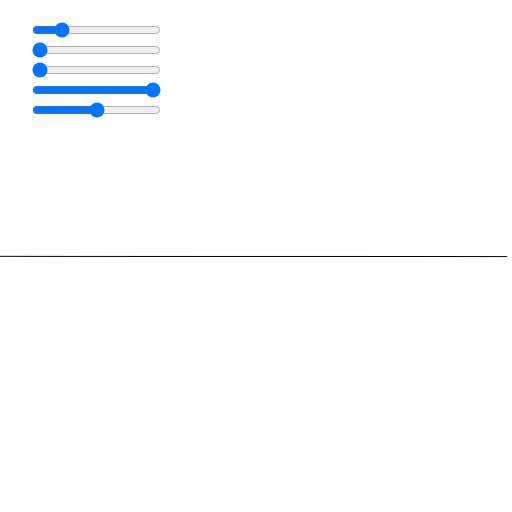
Frame 1 (no input)
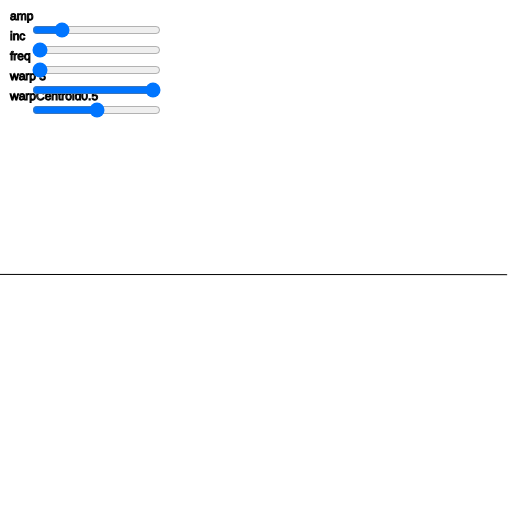
Frame 60 (no input)
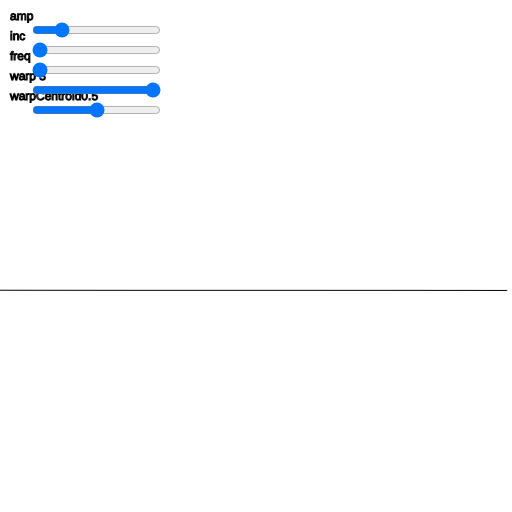
Frame 120 (the mouse pressed at the canvas centre since frame 60)

The p5.js sketch that drew these frames (run headless with seeded random() and noise() and a simulated clock; from frame 60 on, the mouse is pressed at the canvas centre):

// p5.js sketch
// ── sketch.js
/*
 Wave sliders

*/


let line;
let sineGen;
let envs;
let showGraphs;
let dur;
let counter;

let ranges;

let ampSlider;
let incSlider;
let freqSlider;
let warpSlider;
let warpCentroidSlider;


function setup()
{




  createCanvas(512,512);
  frameRate(60);

  let vertices = [];
  for(let i = 0; i < 100; i++)
  {
    vertices.push(createVector(-width/2 + i * width/100,0));
  }

  sineGens = [];

  line = new SimpleLine(vertices);
  sineGen = new SineGen(1,100,0);



  envs = {};
  ranges = {};
  //amp

  ampSlider = createSlider(0, height/2).position(30,20);
  incSlider = createSlider(PI/500, PI/10, PI/500, PI/500).position(30,40);
  freqSlider = createSlider(0.001,5,0.001,0.001).position(30,60);
  warpSlider = createSlider(0.01,1,1,0.01).position(30,80);
  warpCentroidSlider = createSlider(0,1,0.5,0.01).position(30,100);


  dur = 20;
  counter = 0;




}

function draw()
{
  background(255);
  noFill();

  text("amp", 10,20);
  text("inc", 10,40);
  text("freq", 10,60);
  text("warp " + sineGen.warp , 10,80);
  text("warpCentroid" + sineGen.warpCentroid , 10,100);

  sineGen.amp =  ampSlider.value(); //map( envs.amp.lin_value(p), 0,1,ranges['amp'].min, ranges['amp'].max);
  sineGen.freq =  freqSlider.value();
  let inc = incSlider.value();
  sineGen.warp = pow(warpSlider.value(),2) * 3;
  sineGen.warpCentroid = warpCentroidSlider.value();
  sineGen.update(inc);




  //draw the shape
  stroke(0);
  translate(width/2,height/2);

  beginShape();
  for(let i = 0; i < 512; i++)
  {
    let v = line.calcVertex(i/512);
    let y = sineGen.value(i/512);
    vertex(v.x,v.y + y);
  }
  endShape();





}

function keyPressed()
{
  if(key == ' ')
  {
    counter = millis();
  }
  else if(key =='v')
  {
    showGraphs = !showGraphs;
  }
}

// ── helperClasses.js



class SimpleLine
{

  //a container for vertices - to be extended into other classes

  vertices;

  constructor(_vertices)
  {
    //data should be an array of values
    this.vertices = _vertices;
  }

  calcVertex(progress)
  {
    //progress should be values between 0 and 1
    progress = constrain(progress,0,1);
    var v = progress * this.vertices.length;
    var a = constrain(floor(v), 0, this.vertices.length -1);
    var remainder  = v - a;
    var b = constrain(a + 1, 0, this.vertices.length);

    return p5.Vector.lerp(this.vertices[a], this.vertices[b], remainder);
  }


}

class ShiftLine extends SimpleLine
{

  shiftVertex(vertex, offset)
  {
    for(let i = 0; i < this.vertices.length; i++)
    {
      this.vertices[i].add(offset);
    }

    this.vertices.shift();
    this.vertices.push(vertex);


  }


}

//////////////////////////////

class NoiseGen
{

  sampleVector;
  sampleCenter;
  sampleOffset;
  sampleInc; //move the noise by this vector
  sampleHeading;

  noiseAmp;

  constructor()
  {

    this.sampleCenter = createVector(random(0,99999), random(0,99999)); //start in a random position
    this.sampleVector = createVector(10,0);
    this.sampleOffset = p5.Vector.div(this.sampleVector, -2); // to draw the sample from the center
    this.sampleHeading = createVector(1,1);
    this.sampleInc = 0.05;
    this.noiseAmp = 50;

  }

  update()
  {
     this.sampleCenter.add(p5.Vector.mult(this.sampleHeading, this.sampleInc));
  }

  value(progress)
  {
    let np  = p5.Vector.mult(this.sampleVector, progress);
    np.add(this.sampleOffset); //set from the center

    let noiseVal = noise(
      this.sampleCenter.x + np.x,
      this.sampleCenter.y + np.y
    );

    let v = map(noiseVal,0.0,1.0,-this.noiseAmp, this.noiseAmp);

    return v;
  }

  setSampleTheta(theta)
  {
    let mag = this.sampleVector.mag();
    this.sampleVector.x = sin(theta);
    this.sampleVector.y = cos(theta);
    this.setSampleMagnitude(mag);
  }

  setSampleMagnitude(mag)
  {
    //println(mag);
    if(mag > 0)
    {
     this.sampleVector.setMag(mag);
     this.sampleOffset = p5.Vector.div(this.sampleVector, -2); // to draw the sample from the center
    }
  }

  setSampleHeading(theta)
  {
    //println(theta);
    this.sampleHeading.x = sin(theta);
    this.sampleHeading.y = cos(theta);
  }

  setSampleInc(inc)
  {
    this.sampleInc = inc;
  }



}

class SineGen
{
  //TODO add skewing functions ?

  freq;
  amp;
  phase;
  warp;
  warpCentroid;

  constructor(freq, amp, phase)
  {
    this.freq = freq;
    this.amp = amp;
    this.phase = phase;
    this.warp = 1;
    this.warpCentroid = 0.5;
  }

  update(phaseInc)
  {
    this.phase += phaseInc;
  }

  value(progress)
  {
    //version 1: only works with odd powers
    // progress = (progress - 0.5) * 2;
    // progress = (pow(progress, 3) + 1)/2;

    //version 2: works for values >= 1
    let d = (progress - this.warpCentroid); //distance from centroid
    let s =  Math.sign(d); //sign of value
    let f = (s < 0) ? this.warpCentroid : (1-this.warpCentroid);
    d /= f;

    let w = pow(abs(d),this.warp);
    let p  = this.warpCentroid + w*s*f;

    return sin(this.freq * p * TWO_PI + this.phase) * this.amp;
  }

}

class EnvelopeData
{
  //container for normalised curves for time-based applications
  //TODO: implement other types of interpolation
  data;

  constructor(_data)
  {
    //data should be an array of values
    this.data = _data;
  }

  lin_value(progress)
  {
    //progress should be values between 0 and 1
    progress = constrain(progress,0,1);
    var v = progress * (this.data.length -1);
    var a = constrain(floor(v), 0, this.data.length -1);
    var remainder  = v - a;
    var b = constrain(a + 1, 0, this.data.length -1);

    //linear interpolation only for now
    var l = lerp(this.data[a],this.data[b],remainder);
    return l;
  }


}

class Toggle
{
  upper_threshold;
  lower_threshold;
  z;
  a;
  b;
  isActive;
  toggle;

  constructor()
  {
    this.upper_threshold = 0.008 ;
    this.lower_threshold = 0.005;
    this.a = 0.95;
    this.b = 1 - this.a;
    this.z = 0;
    this.isActive = false;
    this.toggle = false;
  }

  process(input)
  {
    this.z = input * this.a + this.z * this.b; //debouncing with a onepole

    if(this.z > this.upper_threshold && !this.isActive)
    {
        this.toggle = !this.toggle;
        this.isActive = true;
    }
    else if(this.z < this.lower_threshold && this.isActive)
    {
      this.isActive = false;
    }

  }

}

class OnePole
{

  z;
  a;
  b;
  sampleRate;
  time;
  targetVal;

  constructor(time,sampleRate=60)
  {
    this.sampleRate = sampleRate;
    this.setTime(time);
    this.z = 0;
    this.targetVal = 0;
  }

  process()
  {
    if(this.targetVal == this.z)
    {
      return
    }
    else
    {
      this.z = this.targetVal * this.a + this.z * this.b;
    }
  }

  setTime(time)
  {
    this.time = time;
    this.b = Math.exp(-1.0/(this.time * this.sampleRate));
    this.a = 1.0 - this.b;

  }

  reset()
  {
    this.setTime(this.time);
    this.z = 0.0;
  }

}

class OnePole2
{

  z;
  a_att;
  b_att;
  a_dec;
  b_dec;
  sampleRate;
  attTime;
  decTime;
  targetVal;

  constructor(att,dec, sampleRate=60)
  {
    this.sampleRate = sampleRate;
    this.setAttDec(att,dec);
    this.z = 0;
    this.targetVal = 0;
  }

  process()
  {
    if(this.targetVal == this.z)
    {
      return
    }
    else if(this.targetVal < this.z)
    {
      this.z = this.targetVal * this.a_dec + this.z * this.b_dec;
    }
    else
    {
      this.z = this.targetVal * this.a_att + this.z * this.b_att;
    }
  }

  setAttDec(attTime, decTime)
  {
    this.attTime = attTime;
    this.decTime = decTime;
    this.b_att = Math.exp(-1.0/(attTime * this.sampleRate));
    this.a_att = 1.0 - this.b_att;
    this.b_dec = Math.exp(-1.0/(decTime * this.sampleRate));
    this.a_dec = 1.0 - this.b_dec;
  }

  reset()
  {
    this.setAttDel(this.attTime, this.decTime);
    this.z = 0.0;
  }

}






////////////////////////////////// HELPER FUNCTIONS ////////////////////////

// Sine curves
function calcSineEnv(numPoints,start,end,mul=1,power=1,skew=1)
{
  //calculates a portion of a sine function as an envelope

  let d = [];
  let r = end - start;

  for(let i = 0; i < numPoints; i++)
  {
    let t = i/numPoints;
    t = pow(t,skew);
    let v = sin(start + t * r) * mul;
    d.push(v*abs(pow(v,power)));
  }

  return d;
}

function calcLinEnv(numPoints, values, durations, interpolation)
{
    //values is an array
    //durations is an array of one less length than values

    let d = [];
    normaliseSum(durations);
    normalise(values); // make sure we're dealing with 0 - 1 values

    for(let i = 0; i < durations.length; i++)
    {
      durations[i] *= numPoints;
      for(let j = 0; j < durations[i]; j++)
      {
        let t = j/durations[i];
        let va = values[i];
        let vb = values[i+1];


        let i_type = (Array.isArray(interpolation)) ? interpolation[i] : interpolation;

        if(typeof(i_type) == "number")
        {
          t = pow(t,i_type);
        }
        else if(i_type == "sine")
        {

        }

        let v = lerp(va,vb,t);

        d.push(v);
      }

    }

    return d;

}

function calcSplineEnv(numPoints,values,durations)
{
  normaliseSum(durations); // NB. do we want to do this ?

  let xs = [0];
  let total = 0;
  for(let i = 0; i < durations.length; i++)
  {
    total += durations[i];
    xs.push(total);
  }

  let ks = [];

  CSPL.getNaturalKs(xs, values, ks)	// in x values, in y values, out k value

  let d = [];
  let miny = 100;
  let maxy = -100;

  for(let i = 0; i < numPoints; i++)
  {
    let x = i/(numPoints - 1);
    let y = CSPL.evalSpline(x, xs, values, ks);
    d.push(y);


  }

  normalise(d);

  return d;

}


// Bezier curves
function calcBezierVertices(numPoints,controlPoints)
{
  //an arbitrary number of control points
  var d = [];
  for(let i = 0; i < numPoints; i++)
  {
    let t = i/(numPoints-1);

    let derivedVector  = deCasteljau(controlPoints,t);
    d.push(derivedVector);
  }
  return d;
}

function deCasteljau(vectors, t)
{
  //recursive algorithm to crunch bezier control points into a single vector
  let derivedVectors = [];

  for(let i = 0; i < vectors.length -1; i++)
  {
    derivedVectors.push(p5.Vector.lerp(vectors[i],vectors[i+1],t));
  }

  if(derivedVectors.length > 1)
  {
    return deCasteljau(derivedVectors,t);
  }
  else
  {
    return derivedVectors[0];
  }

}

//interpolation

function cubicInterpolate( a0, a1, a2, a3, p)
{

   var t0, t1, t2, t3, psq;

   psq = pow(p,2);
   t0 = a3 - a2 - a0 + a1;
   t1 = a0 - a1 - t0;
   t2 = a2 - a0;
   t3 = a1;

   return ( t0*p*psq + t1*psq + t2*p + t3 );
}



function normaliseSum(data)
{
  let t = 0;
  for(let i = 0; i < data.length; i++)
  {
    t += data[i];
  }

  for(let i = 0; i < data.length; i++)
  {
    data[i]/=t;
  }

  return data;

}

function normalise(data)
{

  let miny = Number.MAX_VALUE;
  let maxy = Number.MIN_VALUE;

  for(let i = 0; i < data.length; i++)
  {
    if(data[i] < miny)
    {
      miny = data[i];
    }

    if(data[i] > maxy)
    {
      maxy = data[i];
    }
  }

  let range = maxy - miny;

  for(let i = 0; i < data.length; i++)
  {
    data[i] /= range;
    data[i] -= miny; //shift back to zero
  }

}

///////////////////////////////////////// JUNK ////////////////////////////////////////////////
